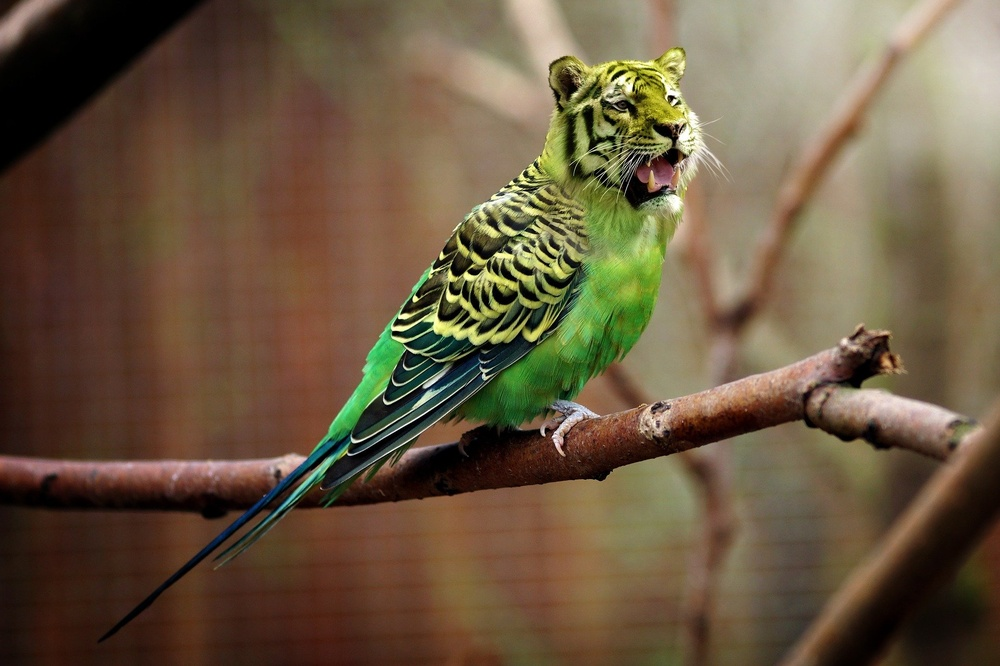
#> input picture project/NN/data/tiger.jpg, 1000 x 666 px, shrunk from 1920 x 1279 before the run
$ python -i saliency.py   (imports and definitions only)
#> lines starting #> are read from the running program, lines starting #| are printed output that depends on the picture
#> further down, picture is the input picture: shape (666, 1000, 3); mean B, G, R 65, 88.8, 106.7
import cv2 as cv
import numpy as np
import math
import matplotlib.pyplot as plt
from sklearn.cluster import MeanShift
from sklearn.cluster import  estimate_bandwidth

# Mean shift clustering
def mean_shift(X):
    bandwidth = estimate_bandwidth(X, quantile=0.2, n_samples=500)
    msc = MeanShift(bandwidth=bandwidth, bin_seeding=True)
    msc.fit(X)
    cluster_centers = msc.cluster_centers_
    labels = msc.labels_
    cluster_label = np.unique(labels)
    n_clusters = len(cluster_label)
    print("Anzahl Cluster: ", n_clusters)
    return labels

# https://ieeexplore.ieee.org/document/5206596
# Details in Readme: 3.1 Saliency Detection > Frequency tuned saliency detection
def dog_saliency(img):
    # Convert to Lab color space, where perceived distance corresponds to euclidean distance
    lab_img = cv.cvtColor(img, cv.COLOR_BGR2LAB)
#> lab_img: shape (666, 1000, 3); mean of channels 0, 1, 2 97.7, 132.3, 144.4
    gray_img = cv.cvtColor(img, cv.COLOR_BGR2GRAY)
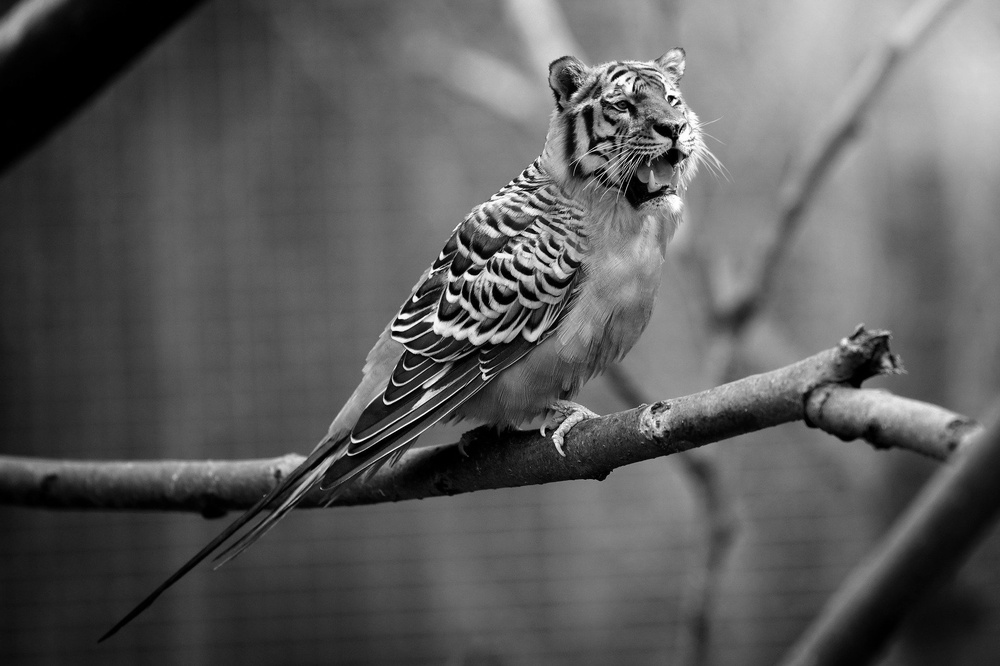
#> gray_img: shape (666, 1000); min 0, max 255, mean 91.4
    sigma_l = cv.GaussianBlur(lab_img, (3,3), 0)
#> sigma_l: shape (666, 1000, 3); mean of channels 0, 1, 2 97.7, 132.3, 144.4
    sigma_h = cv.GaussianBlur(lab_img, (5,5), 0)
#> sigma_h: shape (666, 1000, 3); mean of channels 0, 1, 2 97.7, 132.3, 144.4
    # Calculate Difference of Gaussian
    dog = sigma_l - sigma_h
#> dog: shape (666, 1000, 3); mean of channels 0, 1, 2 38.1, 12.6, 14
    saliency_map = np.zeros(gray_img.shape, dtype="float32")
    img_mean = np.average(gray_img)
#> img_mean = 91.41

    # Mean pixel values of corresponding channels of Lab image
    img_mean_l = np.average(lab_img[:,:,0])
#> img_mean_l = 97.7
    img_mean_a = np.average(lab_img[:,:,1])
#> img_mean_a = 132.3
    img_mean_b2 = np.average(lab_img[:,:,2])
#> img_mean_b2 = 144.4


    # Compute Saliency: S(x,y) = I_mu - I_sigmah(x,y)
    for row in range(dog.shape[0]):
        for col in range(dog.shape[1]):
            saliency_val = np.abs(img_mean - dog[row, col])
            #saliency_val = math.sqrt((img_mean_b - dog[row, col, 0])**2 + (img_mean_g - dog[row, col, 1])**2 + (img_mean_r - dog[row, col, 2])**2)

            # Saliency using LAB color space and L2 norm
            saliency_val = math.sqrt((img_mean_l - dog[row, col, 0])**2 + (img_mean_a - dog[row, col, 1])**2 + (img_mean_b2 - dog[row, col, 2])**2)
            #print(saliency_val)
            saliency_map[row, col] = saliency_val
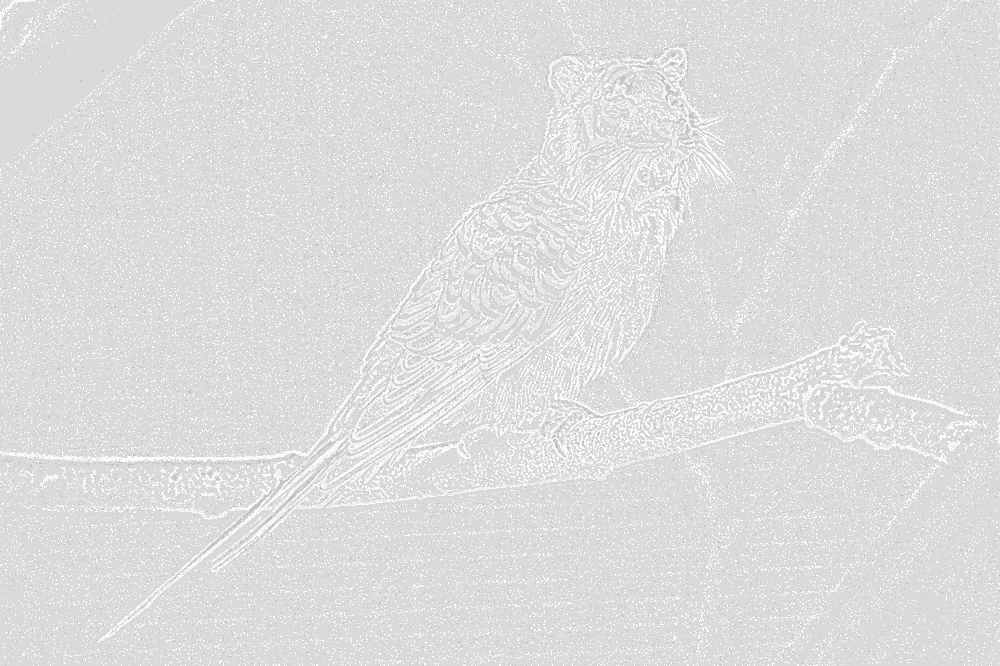
#> saliency_map: shape (666, 1000) float32; min 181.3, max 251.2, mean 221.9
    sal_normalized = cv.normalize(saliency_map, None,0,1,norm_type=cv.NORM_MINMAX,dtype=cv.CV_32F)
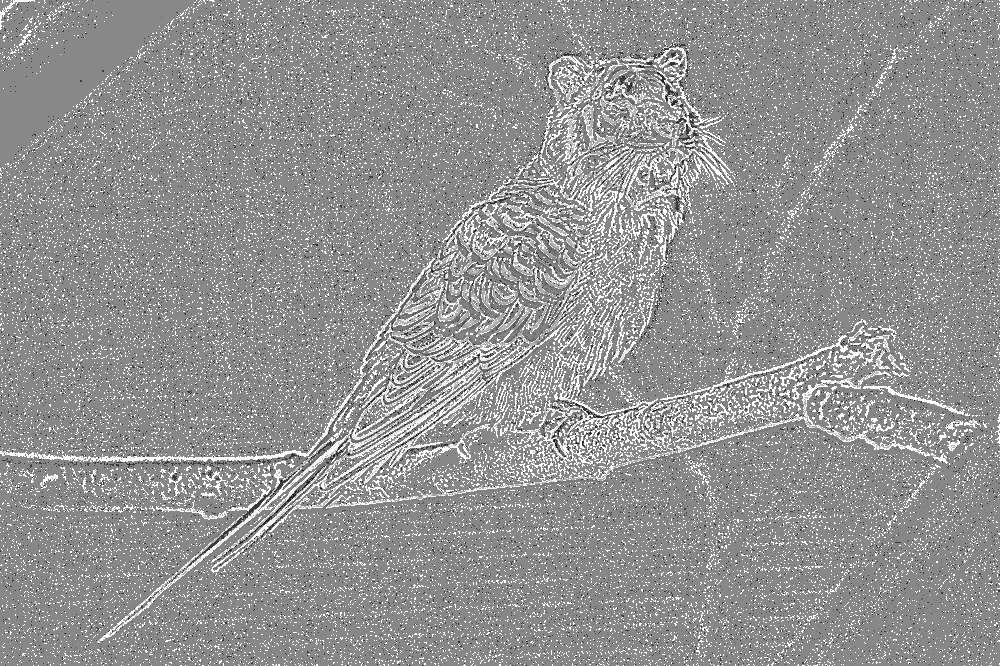
#> sal_normalized: shape (666, 1000) float32; min 4.94e-08, max 1, mean 0.581
    sal_rgb = cv.cvtColor(sal_normalized, cv.COLOR_BGR2RGB)

    # Do Mean Shift clustering also in Lab
    flatImg=np.reshape(sal_normalized, [-1, 1])
    labels = mean_shift(flatImg)
#> in mean_shift, `bandwidth = estimate_bandwidth(X, quantile=0.2, n_samples=500)`: bandwidth = 0.0798
#> in mean_shift, `cluster_centers = msc.cluster_centers_`: cluster_centers = [0.532, 0.989, 0.235, 0.708]
#> in mean_shift, `cluster_label = np.unique(labels)`: cluster_label = [0, 1, 2, 3]
#> in mean_shift, `n_clusters = len(cluster_label)`: n_clusters = 4
#| Anzahl Cluster:  4

    segmentedImg = np.reshape(labels, sal_normalized.shape[:2])
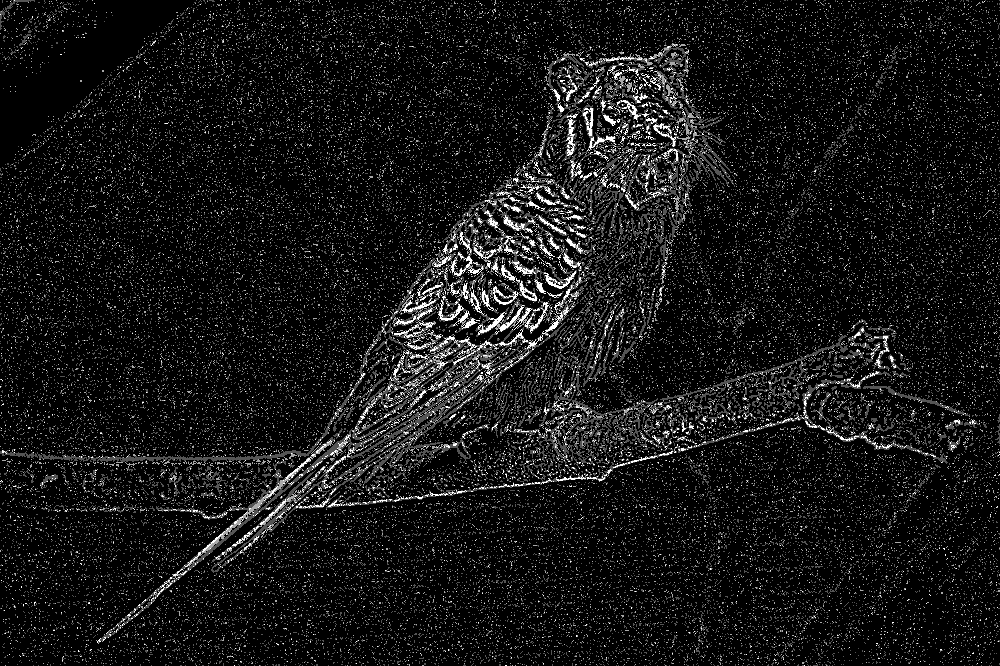
#> segmentedImg: shape (666, 1000) int64; min 0, max 3, mean 0.257; drawn with min black and max white
    #segmentedImg_rgb = cv.cvtColor(segmentedImg, cv.COLOR_BGR2RGB)
    print(segmentedImg.shape)
#| (666, 1000)

    plt.imshow(segmentedImg)
    plt.show()

# Based on paper: https://www.sciencedirect.com/science/article/abs/pii/S0262885609001371
# [24 lines left out: functions static_spectral_saliency, static_fine_saliency_core, static_fine_saliency, not called in this run]

"""
@param modelpath: path to the ObjectnessTrainedModel in opencv-contrib (usually .../opencv_contrib/modules/saliency/samples/ObjectnessTrainedModel)
"""
# [20 lines left out: function object_saliency, not called in this run]

>>> import cv2
>>> picture = cv2.imread('../NN/data/tiger.jpg')
>>> result = dog_saliency(picture)
